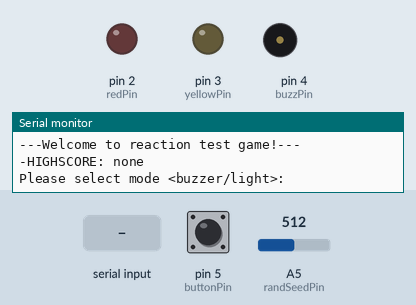
The sketch below on a simulated Arduino Uno, built with avr-gcc and run on an emulated ATmega328P. On the bench: output pins drawn as LEDs (lit = HIGH), buzzer (waves = sounding, pin HIGH), the last lines printed to the serial monitor. Inputs (shaded band) come from the test bench; at power-on: pin 5 (buttonPin) LOW, A5 (randSeedPin) = 512. Random numbers use the default seed unless the sketch sets one.

Above: at 1.2 s.
1.3 s: "light" received over Serial
At 3.1 s:
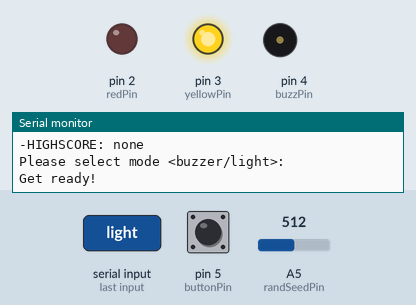
3.8 s: pin 5 (buttonPin) pulled HIGH for 0.15 s
8.4 s: pin 5 (buttonPin) pulled HIGH for 1 s
13.9 s: pin 5 (buttonPin) pulled HIGH for 3.2 s
Timing chart, 0 to 16.9 s (numbered marks = the images above; inputs shaded):
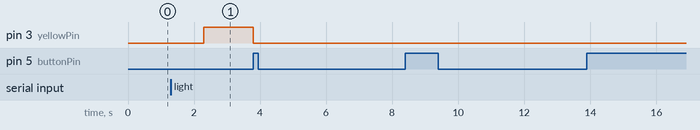

Measured:
- after the input at 1.3 s, pin 3 (yellowPin): LOW → HIGH after 1.0 s
- after the input at 8.4 s, every drawn part: stays the same
- after the input at 13.9 s, every drawn part: stays the same

The sketch:

ReactionTest_Game.ino
```cpp
int yellowPin = 3;
int redPin = 2;
int buzzPin = 4;
int randSeedPin = A5;

int buttonPin = 5;
int buttonVal;
int highScore = 2001;

String userMode;

int initDelayTime = 1500;
int maxDelayTime = 3000;
int elapsed;
int randDelay;

String welcomeMsg = "---Welcome to reaction test game!---";
String highscoreMsg = "-HIGHSCORE: ";
String modeMsg = "Please select mode <buzzer/light>: ";
String readyMsg = "Get ready!";
String errorMsg = "Incorrect input! Try again!";
String gameOverMsg = "You pressed the button too early! Try again!";
String gameOverLateMsg = "You didn't press the button! Try again!";
String scoreMsg = "Your score is: ";
String newMsg = "NEW HIGHSCORE!";

void setup() {
  pinMode(yellowPin, OUTPUT);
  pinMode(redPin, OUTPUT);
  pinMode(buzzPin, OUTPUT);

  pinMode(buttonPin, INPUT);
  pinMode(randSeedPin, INPUT);

  Serial.begin(2000000);
}

int lightGame() {
  digitalWrite(yellowPin, HIGH);
  randDelay = random(maxDelayTime);
  for (int i = 0; i < initDelayTime+randDelay; i++) {
    buttonVal = digitalRead(buttonPin);
    if (buttonVal == 1) {
      digitalWrite(yellowPin, LOW);
      return -1;
    }
    delay(1);
  }

  digitalWrite(yellowPin, LOW);
  digitalWrite(redPin, HIGH);
  elapsed = 0;

  for (int i = 0; i < 2000; i++) {
    buttonVal = digitalRead(buttonPin);
    if (buttonVal == 1) {
      digitalWrite(redPin, LOW);
      return elapsed;
    }

    elapsed++;
    delay(1);
  }

  digitalWrite(redPin, LOW);
  return 2001;
}

int buzzerGame() {
  randDelay = random(maxDelayTime);
  for (int i = 0; i < initDelayTime+randDelay; i++) {
    buttonVal = digitalRead(buttonPin);
    if (buttonVal == 1) {
      return -1;
    }
    delay(1);
  }

  digitalWrite(buzzPin, HIGH);
  elapsed = 0;

  for (int i = 0; i < 2000; i++) {
    buttonVal = digitalRead(buttonPin);
    if (buttonVal == 1) {
      digitalWrite(buzzPin, LOW);
      return elapsed;
    }

    elapsed++;
    delay(1);
  }

  digitalWrite(buzzPin, LOW);
  return 2001;
}

void evaluateScore(int userTime) {
  if (userTime == -1) {
        Serial.println(gameOverMsg);
      }
  else if (userTime == 2001) {
        Serial.println(gameOverLateMsg);
      }
  else {
        Serial.print(scoreMsg);
        Serial.print(userTime);
        Serial.println(" ms.");

        if (userTime < highScore) {
          Serial.println(newMsg);
          highScore = userTime;
        }
       }
}

void loop() {
  randomSeed(analogRead(randSeedPin));

  Serial.println(welcomeMsg);
  Serial.print(highscoreMsg);
  Serial.println(highScore == 2001 ? "none" : String(highScore));
  Serial.println();

  bool inputIncorrect = true;
  while (inputIncorrect) {
    Serial.println(modeMsg);

    while (Serial.available() == 0) {

    }

    userMode = Serial.readString();
    userMode.toLowerCase();

    if (userMode == "buzzer") {
      Serial.println(readyMsg);
      int userTime = buzzerGame();

      evaluateScore(userTime);
      inputIncorrect = false;
    }
    else if (userMode == "light") {
      Serial.println(readyMsg);
      int userTime = lightGame();

      evaluateScore(userTime);
      inputIncorrect = false;
    }
    else {
      Serial.println(errorMsg);
    }
  }
}
```
